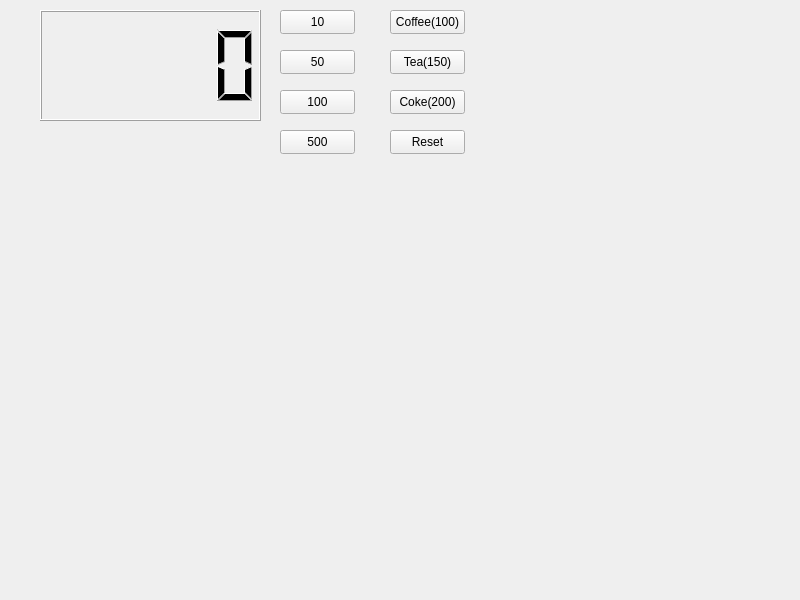
<?xml version="1.0" encoding="UTF-8"?>
<ui version="4.0">
 <class>Widget</class>
 <widget class="QWidget" name="Widget">
  <property name="geometry">
   <rect>
    <x>0</x>
    <y>0</y>
    <width>800</width>
    <height>600</height>
   </rect>
  </property>
  <property name="windowTitle">
   <string>Widget</string>
  </property>
  <widget class="QLCDNumber" name="lcdNumber">
   <property name="geometry">
    <rect>
     <x>40</x>
     <y>10</y>
     <width>221</width>
     <height>111</height>
    </rect>
   </property>
  </widget>
  <widget class="QPushButton" name="pb10">
   <property name="geometry">
    <rect>
     <x>280</x>
     <y>10</y>
     <width>75</width>
     <height>24</height>
    </rect>
   </property>
   <property name="text">
    <string>10</string>
   </property>
  </widget>
  <widget class="QPushButton" name="pb50">
   <property name="geometry">
    <rect>
     <x>280</x>
     <y>50</y>
     <width>75</width>
     <height>24</height>
    </rect>
   </property>
   <property name="text">
    <string>50</string>
   </property>
  </widget>
  <widget class="QPushButton" name="pb100">
   <property name="geometry">
    <rect>
     <x>280</x>
     <y>90</y>
     <width>75</width>
     <height>24</height>
    </rect>
   </property>
   <property name="text">
    <string>100</string>
   </property>
  </widget>
  <widget class="QPushButton" name="pb500">
   <property name="geometry">
    <rect>
     <x>280</x>
     <y>130</y>
     <width>75</width>
     <height>24</height>
    </rect>
   </property>
   <property name="text">
    <string>500</string>
   </property>
  </widget>
  <widget class="QPushButton" name="pbCoffee">
   <property name="geometry">
    <rect>
     <x>390</x>
     <y>10</y>
     <width>75</width>
     <height>24</height>
    </rect>
   </property>
   <property name="text">
    <string>Coffee(100)</string>
   </property>
  </widget>
  <widget class="QPushButton" name="pbTea">
   <property name="geometry">
    <rect>
     <x>390</x>
     <y>50</y>
     <width>75</width>
     <height>24</height>
    </rect>
   </property>
   <property name="text">
    <string>Tea(150)</string>
   </property>
  </widget>
  <widget class="QPushButton" name="pbCoke">
   <property name="geometry">
    <rect>
     <x>390</x>
     <y>90</y>
     <width>75</width>
     <height>24</height>
    </rect>
   </property>
   <property name="text">
    <string>Coke(200)</string>
   </property>
  </widget>
  <widget class="QPushButton" name="pbReset">
   <property name="geometry">
    <rect>
     <x>390</x>
     <y>130</y>
     <width>75</width>
     <height>24</height>
    </rect>
   </property>
   <property name="text">
    <string>Reset</string>
   </property>
  </widget>
 </widget>
 <resources/>
 <connections/>
</ui>
